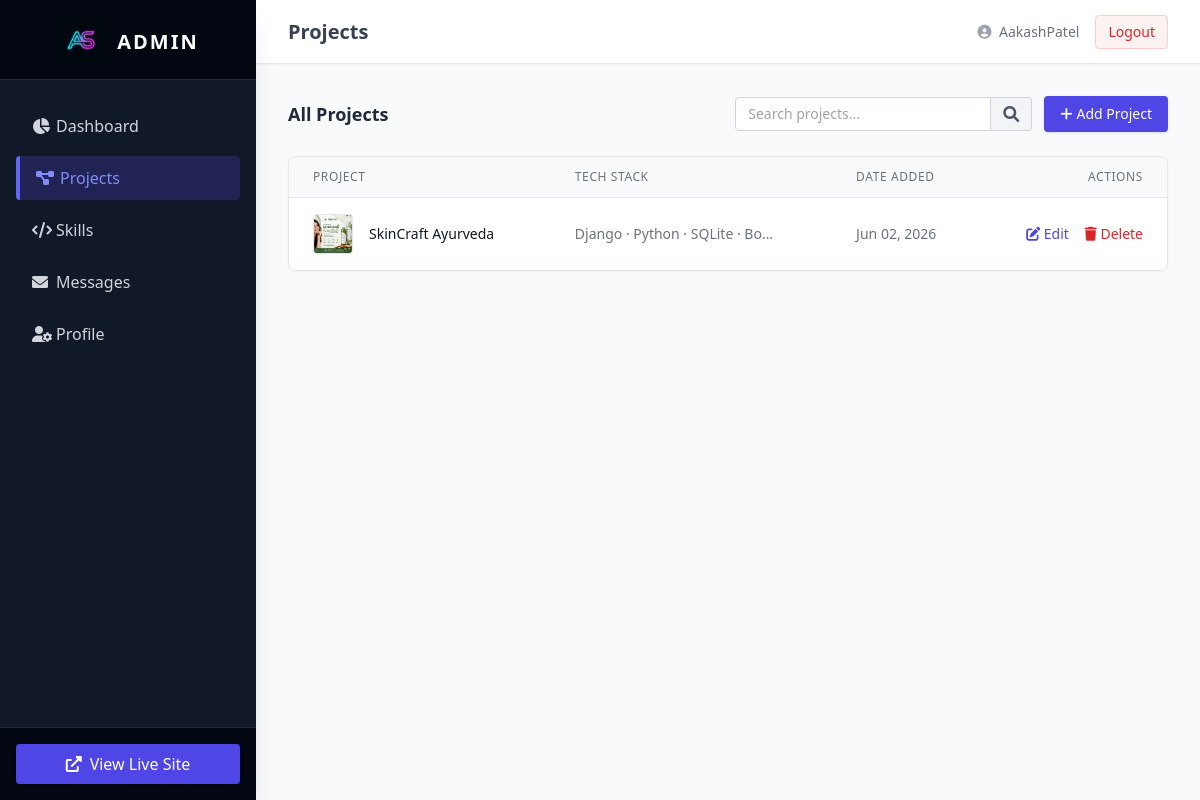
The app's page /dashboard/projects/ (signed in) with its own data.
### myapp/models.py (models this page shows, shortened)
class Project(models.Model):
    title = models.CharField(max_length=200)
    description = models.TextField()
    tech_stack = models.CharField(max_length=200, help_text="Comma separated e.g. HTML, CSS, Django")
    image = models.ImageField(upload_to='projects/', blank=True, null=True)
    github_link = models.URLField(blank=True, null=True)
    live_demo = models.URLField(blank=True, null=True)
    created_at = models.DateTimeField(auto_now_add=True)

### myapp/views.py (the view)
# urls.py: path('dashboard/projects/', views.project_list, name='dashboard_projects'),
@login_required(login_url='/admin/login/')
@user_passes_test(is_admin)
def project_list(request):
    query = request.GET.get('q', '')
    if query:
        projects = Project.objects.filter(title__icontains=query).order_by('-created_at')
    else:
        projects = Project.objects.all().order_by('-created_at')
    return render(request, 'dashboard/project_list.html', {'projects': projects, 'query': query})

### myapp/views.py (called while the page is built)
def is_admin(user):
    return user.is_superuser

### templates/dashboard/project_list.html (shortened to what this page needs)
{% extends 'dashboard/base.html' %}
{% block header %}Projects{% endblock %}
{% block content %}
<div class="flex justify-between items-center mb-6">
    <h3 class="text-lg font-semibold text-gray-800">All Projects</h3>
    <div class="flex space-x-3 items-center">
        <form method="GET" class="flex max-w-sm">
            <input type="text" name="q" value="{{ query }}" placeholder="Search projects..." class="border border-gray-300 rounded-l px-3 py-1.5 focus:outline-none focus:border-indigo-500 focus:ring-1 focus:ring-indigo-500 w-full sm:w-64 text-sm">
            <button type="submit" class="bg-gray-100 border border-l-0 border-gray-300 px-3 rounded-r text-gray-600 hover:bg-gray-200 transition">
                <i class="fas fa-search"></i>
            </button>
        </form>
        <a href="{% url 'project_create' %}" class="bg-indigo-600 text-white px-4 py-2 rounded shadow hover:bg-indigo-700 transition text-sm flex items-center">
            <i class="fas fa-plus mr-1"></i> Add Project
        </a>
    </div>
</div>
<div class="bg-white rounded-lg shadow-sm border border-gray-200 overflow-hidden">
    <table class="min-w-full divide-y divide-gray-200">
        <thead class="bg-gray-50">
            <tr>
                <th scope="col" class="px-6 py-3 text-left text-xs font-medium text-gray-500 uppercase tracking-wider">Project</th>
                <th scope="col" class="px-6 py-3 text-left text-xs font-medium text-gray-500 uppercase tracking-wider">Tech Stack</th>
                <th scope="col" class="px-6 py-3 text-left text-xs font-medium text-gray-500 uppercase tracking-wider">Date Added</th>
                <th scope="col" class="px-6 py-3 text-right text-xs font-medium text-gray-500 uppercase tracking-wider">Actions</th>
            </tr>
        </thead>
        <tbody class="bg-white divide-y divide-gray-200">
            {% for project in projects %}
            <tr class="hover:bg-gray-50 transition">
                <td class="px-6 py-4 whitespace-nowrap">
                    <div class="flex items-center">
                        {% if project.image %}
                        <div class="flex-shrink-0 h-10 w-10 relative mr-4">
                            <img class="h-10 w-10 object-cover rounded shadow-sm border" src="{{ project.image.url }}" alt="">
                        </div>
                        {% else %}
                        <div class="flex-shrink-0 h-10 w-10 flex items-center justify-center bg-gray-100 rounded text-gray-400 mr-4 border">
                            <i class="fas fa-image"></i>
                        </div>
                        {% endif %}
                        <div class="text-sm font-medium text-gray-900">{{ project.title }}</div>
                    </div>
                </td>
                <td class="px-6 py-4 whitespace-nowrap text-sm text-gray-500">
                    {{ project.tech_stack|truncatechars:30 }}
                </td>
                <td class="px-6 py-4 whitespace-nowrap text-sm text-gray-500">
                    {{ project.created_at|date:"M d, Y" }}
                </td>
                <td class="px-6 py-4 whitespace-nowrap text-right text-sm font-medium">
                    <a href="{% url 'project_update' project.id %}" class="text-indigo-600 hover:text-indigo-900 mr-3"><i class="fas fa-edit"></i> Edit</a>
                    <a href="{% url 'project_delete' project.id %}" class="text-red-600 hover:text-red-900" onclick="return confirm('Delete this project?')"><i class="fas fa-trash"></i> Delete</a>
                </td>
            </tr>
            {% empty %}
            <tr>
                <td colspan="4" class="px-6 py-8 text-center text-gray-500">No projects found. Create one to get started!</td>
            </tr>
            {% endfor %}
        </tbody>
    </table>
</div>
{% endblock %}

### templates/dashboard/base.html (shortened to what this page needs)
{% load static %}
<!DOCTYPE html>
<html lang="en">
<head>
    <script src="https://cdn.tailwindcss.com"></script>
    <link href="https://cdnjs.cloudflare.com/ajax/libs/font-awesome/6.0.0/css/all.min.css" rel="stylesheet">
</head>
<body class="bg-gray-100 flex h-screen text-gray-800 font-sans">
    <aside class="w-64 bg-gray-900 text-gray-300 flex flex-col shadow-xl z-10 transition-all">
        <div class="h-20 flex items-center justify-center border-b border-gray-800 bg-gray-950 px-4">
            <a href="{% url 'dashboard_index' %}" class="flex items-center justify-center w-full group">
                <img src="{% static 'images/favicon.png' %}" alt="Logo" class="w-12 h-12 object-contain mr-3 transition-transform duration-300 group-hover:scale-110 drop-shadow-md">
                <span class="text-xl font-bold tracking-widest text-white uppercase mt-1">Admin</span>
            </a>
        </div>
        <nav class="flex-1 px-4 py-6 space-y-2">
            <a href="{% url 'dashboard_index' %}" class="flex items-center px-4 py-2.5 rounded transition duration-200 hover:bg-gray-800 hover:text-white "><i class="fas fa-chart-pie w-6"></i> Dashboard</a>
            <a href="{% url 'dashboard_projects' %}" class="flex items-center px-4 py-2.5 rounded transition duration-200 hover:bg-gray-800 hover:text-white {% if 'project' in request.resolver_match.url_name %}bg-indigo-900/50 text-indigo-400 border-l-4 border-indigo-500{% endif %}"><i class="fas fa-project-diagram w-6"></i> Projects</a>
            <a href="{% url 'dashboard_skills' %}" class="flex items-center px-4 py-2.5 rounded transition duration-200 hover:bg-gray-800 hover:text-white "><i class="fas fa-code w-6"></i> Skills</a>
            <a href="{% url 'dashboard_messages' %}" class="flex items-center px-4 py-2.5 rounded transition duration-200 hover:bg-gray-800 hover:text-white "><i class="fas fa-envelope w-6"></i> Messages</a>
            <a href="{% url 'profile_update' %}" class="flex items-center px-4 py-2.5 rounded transition duration-200 hover:bg-gray-800 hover:text-white "><i class="fas fa-user-cog w-6"></i> Profile</a>
        </nav>
        <div class="p-4 border-t border-gray-800 bg-gray-950">
            <a href="{% url 'home' %}" target="_blank" class="flex items-center justify-center w-full px-4 py-2 bg-indigo-600 text-white rounded hover:bg-indigo-700 transition shadow"><i class="fas fa-external-link-alt mr-2"></i> View Live Site</a>
        </div>
    </aside>
    <div class="flex-1 flex flex-col overflow-hidden relative">
        <header class="h-16 bg-white shadow-sm border-b border-gray-200 flex items-center justify-between px-8 z-0">
            <h2 class="text-xl font-semibold text-gray-700">{% block header %}Dashboard{% endblock %}</h2>
            <div class="flex items-center space-x-4">
                <span class="text-sm text-gray-500"><i class="fas fa-user-circle text-gray-400 mr-1"></i> {{ user.username }}</span>
                <a href="/admin/logout/" class="text-sm bg-red-50 text-red-600 px-3 py-1.5 rounded border border-red-200 hover:bg-red-100 transition">Logout</a>
            </div>
        </header>
        <main class="flex-1 overflow-x-hidden overflow-y-auto bg-gray-50 p-8">
            {% block content %}{% endblock %}
        </main>
    </div>
</body>
</html>

### records on screen
Project: image (picture), title "SkinCraft Ayurveda", tech_stack "Django · Python · SQLite · Bo…", created_at "Jun 02, 2026"

### other values on screen
{{ user.username }} "AakashPatel"
